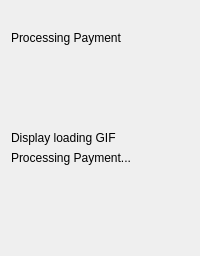
     <widget class="QWidget" name="pageProcessing">
      <layout class="QVBoxLayout" name="verticalLayout_16">
       <item>
        <layout class="QVBoxLayout" name="verticalLayout_9">
         <item>
          <widget class="QLabel" name="logoLabel_11">
           <property name="text">
            <string/>
           </property>
           <property name="pixmap">
            <pixmap>C:/Users/LEVNOVO/Desktop/images/Image3.png</pixmap>
           </property>
          </widget>
         </item>
         <item>
          <widget class="QLabel" name="label_12">
           <property name="styleSheet">
            <string notr="true"/>
           </property>
           <property name="text">
            <string>Processing Payment</string>
           </property>
          </widget>
         </item>
        </layout>
       </item>
       <item>
        <spacer name="verticalSpacer_8">
         <property name="orientation">
          <enum>Qt::Orientation::Vertical</enum>
         </property>
         <property name="sizeType">
          <enum>QSizePolicy::Policy::Fixed</enum>
         </property>
         <property name="sizeHint" stdset="0">
          <size>
           <width>20</width>
           <height>40</height>
          </size>
         </property>
        </spacer>
       </item>
       <item>
        <layout class="QVBoxLayout" name="verticalLayoutPageProcess">
         <item>
          <spacer name="verticalSpacerTopProcessing">
           <property name="orientation">
            <enum>Qt::Orientation::Vertical</enum>
           </property>
           <property name="sizeHint" stdset="0">
            <size>
             <width>20</width>
             <height>40</height>
            </size>
           </property>
          </spacer>
         </item>
         <item>
          <widget class="QLabel" name="labelProcessingAnimation">
           <property name="text">
            <string>Display loading GIF </string>
           </property>
          </widget>
         </item>
         <item>
          <widget class="QLabel" name="labelProcessingText">
           <property name="text">
            <string>Processing Payment...</string>
           </property>
          </widget>
         </item>
         <item>
          <spacer name="verticalSpacerBotProcessing">
           <property name="orientation">
            <enum>Qt::Orientation::Vertical</enum>
           </property>
           <property name="sizeHint" stdset="0">
            <size>
             <width>20</width>
             <height>40</height>
            </size>
           </property>
          </spacer>
         </item>
        </layout>
       </item>
       <item>
        <spacer name="verticalSpacer_2">
         <property name="orientation">
          <enum>Qt::Orientation::Vertical</enum>
         </property>
         <property name="sizeHint" stdset="0">
          <size>
           <width>20</width>
           <height>40</height>
          </size>
         </property>
        </spacer>
       </item>
      </layout>
     </widget>
